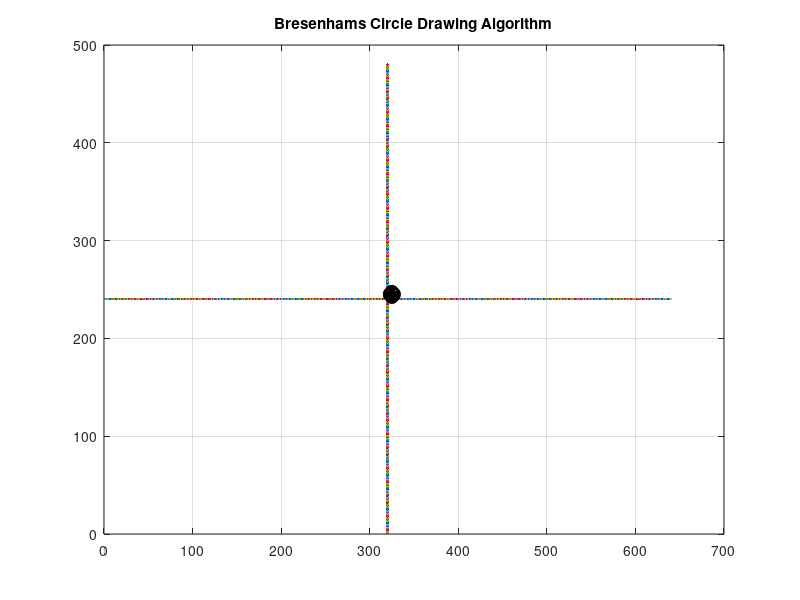

Source code (MATLAB):
% 04-Draw a circle using Breshenham's circle drawing algorithm.

xmax=640;
ymax=480;
xc=input('Enter the center x coordinate: ');
yc=input('Enter the center y coordinate: ');
r=input('Enter radious r of this circle: ');
for i=1:640
    x=i;
    y=ymax/2;
    plot(x,y);
hold on;
end
for i=1:480
    y=i;
    x=xmax/2;
    plot(x,y);
hold on;
end
plot(320+xc,240+yc,'*');

%assgin the x and y value
x=0;
y=r;

%decisions parameter
p=3-2*r;
title('Bresenhams Circle Drawing Algorithm');

while(x<=y)
    x=x+1;
    if(p<0)
        p=p+4*x+6;
    else
        %p>=0
        y=y-1;
        p=p+4*(x-y)+10;
    end

plot(320+xc+x,240+yc+y,"ok");
plot(320+xc+y,240+yc+x,"ok")
plot(320+xc-x,240+yc+y,"ok");
plot(320+xc-y,240+yc+x,"ok");
plot(320+xc-x,240+yc-y,"ok");
plot(320+xc-y,240+yc-x,"ok");
plot(320+xc+y,240+yc-x,"ok");
plot(320+xc+x,240+yc-y,"ok");

  fprintf("x=%d y=%d\n",x,y);
  hold on,grid on;
end
